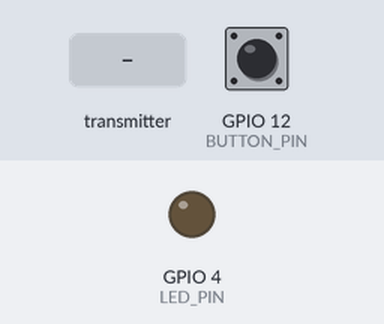
A sketch run on a simulated ESP32. On the bench: output pins drawn as LEDs (lit = HIGH). The inputs (shaded band) are chosen by the test bench; at power-on: GPIO 12 (BUTTON_PIN) HIGH. What the sketch prints to the serial monitor is not drawn.

Above: at 1.2 s.
1.3 s: the transmitter starts sending led_status = 1
At 2.3 s:
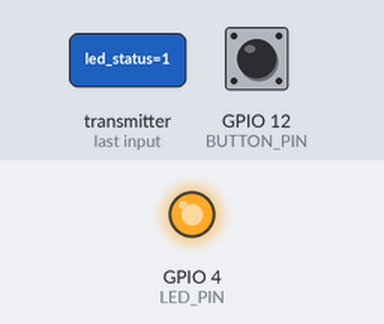
4.4 s: the transmitter starts sending led_status = 0
At 5.2 s:
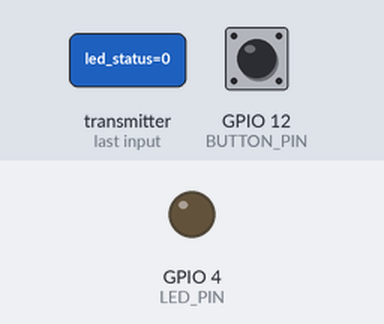
Timing chart, 0 to 7.4 s (numbered marks = the images above; inputs shaded):
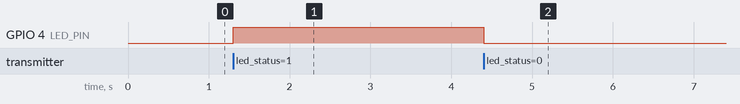

The sketch:

ESP32_now_Broadcast_for_flash_on.ino
```cpp
/*
this code is example for broadcasting with ESP32 Cam module (now) to turn on flashlight which is embedded in ESP32 Cam module (pin no.4)
you can use different modules of esp32, but according to this code this will turn on the flsh led of esp32 cam module
its for esp32 cam module
for this you require minimum of 2 esp32 cam module's
if you're using different modules of esp32 then chage the pin configuration in the code and add one led light
*/
#include <esp_now.h>
#include <WiFi.h>

#define BUTTON_PIN 12  // Button input pin
#define LED_PIN 4     // FLASH LED output pin

typedef struct {
  bool led_status;
} esp_now_data_t;

esp_now_data_t new_msg;
uint8_t broadcastAddress[] = {0xFF, 0xFF, 0xFF, 0xFF, 0xFF, 0xFF};  // Broadcast MAC address

// Updated OnDataRecv function signature
void OnDataRecv(const esp_now_recv_info_t *recv_info, const uint8_t *incomingData, int len) {
  esp_now_data_t msg;
  memcpy(&msg, incomingData, sizeof(msg));

  // Set LED state based on received data
  digitalWrite(LED_PIN, msg.led_status ? HIGH : LOW);
  Serial.println(msg.led_status ? "LED ON" : "LED OFF");
}

void OnDataSent(const uint8_t *mac_addr, esp_now_send_status_t status) {
  Serial.println(status == ESP_NOW_SEND_SUCCESS ? "Message Sent" : "Send Failed");
}

void setup() {
  // Initialize Serial Monitor
  Serial.begin(115200);

  // Set device as a Wi-Fi Station
  WiFi.mode(WIFI_STA);

  // Initialize GPIO
  pinMode(BUTTON_PIN, INPUT_PULLUP);  // Initialize button pin
  pinMode(LED_PIN, OUTPUT);           // Initialize LED pin

  // Init ESP-NOW
  if (esp_now_init() != ESP_OK) {
    Serial.println("Error initializing ESP-NOW");
    return;
  }

  // Register the send callback
  esp_now_register_send_cb(OnDataSent);

  // Register peer
  esp_now_peer_info_t peerInfo;
  memcpy(peerInfo.peer_addr, broadcastAddress, 6);
  peerInfo.channel = 0;
  peerInfo.encrypt = false;

  // Add peer
  if (esp_now_add_peer(&peerInfo) != ESP_OK) {
    Serial.println("Failed to add peer");
    return;
  }

  // Register the receive callback with the correct function signature
  esp_now_register_recv_cb(OnDataRecv);

  Serial.println("Setup complete.");
}

void loop() {
  bool button_state = digitalRead(BUTTON_PIN) == LOW;  // Read button state (LOW when pressed)

  new_msg.led_status = button_state;  // Set LED status based on button state

  // Send message
  if (esp_now_send(broadcastAddress, (uint8_t *)&new_msg, sizeof(new_msg)) != ESP_OK) {
    Serial.println("Failed to send message");
  } else {
    Serial.println(button_state ? "Button Pressed: LED ON" : "Button Released: LED OFF");
  }

  delay(100);  // Add a small delay to debounce the button
}
```

Measured:
- after the input at 1.3 s, GPIO 4 (LED_PIN): LOW → HIGH at once
- after the input at 4.4 s, GPIO 4 (LED_PIN): HIGH → LOW at once
